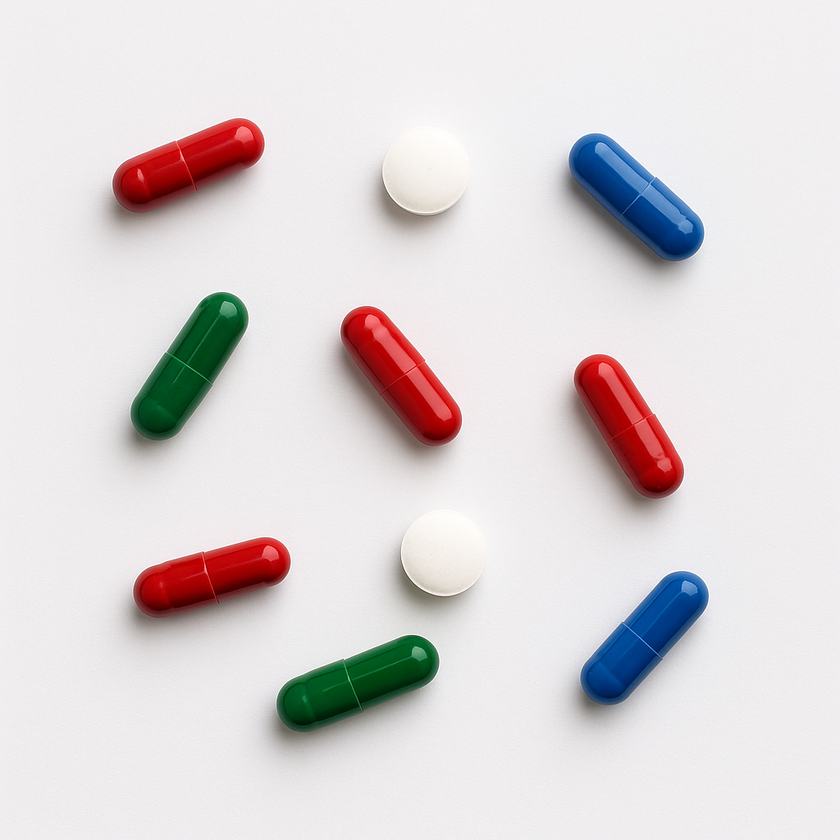
#> input picture imagenes/pildoras.png, 840 x 840 px, shrunk from 1024 x 1024 before the run, found by its file name
$ jupyter execute 23_umbralizacion.ipynb
#> lines starting #> are read from the running program, lines starting #| are printed output that depends on the picture; after the words box and inside, x2 and y2 are one past the last pixel; in counts of white or black regions, pixels touching at a corner belong together
# 23 · Umbralización

Este cuaderno muestra cómo convertir una imagen a binaria mediante:
- Umbral **Global**
- **Otsu**
- **Adaptativa**

## 1) Teoría breve

La umbralización binaria se define como:\n\[\ng(x,y) = \begin{cases}255,& f(x,y) > T \\ 0,& f(x,y) \le T\end{cases}\n\]\ndonde \(f\) es la intensidad en gris y \(T\) el umbral.\n\n- **Global**: un solo \(T\) para toda la imagen.\n- **Otsu**: elige \(T\) automáticamente maximizando varianza entre clases.\n- **Adaptativa**: calcula \(T\) localmente por vecindarios (iluminación no uniforme).

## 2) Cargar imagen

[cell 1]
import cv2, numpy as np, matplotlib.pyplot as plt
IMG_PATH = r"C:\\Users\\20808\\Documents\\Repositorios\\Vision_en_Robotica\\imagenes\\pildoras.png"
bgr = cv2.imread(IMG_PATH, cv2.IMREAD_COLOR)
#> bgr is the input picture: shape (840, 840, 3); mean B, G, R 216.2, 214.8, 220.5
if bgr is None:
    raise FileNotFoundError(f"No se pudo cargar la imagen en {IMG_PATH}")
gray = cv2.cvtColor(bgr, cv2.COLOR_BGR2GRAY)
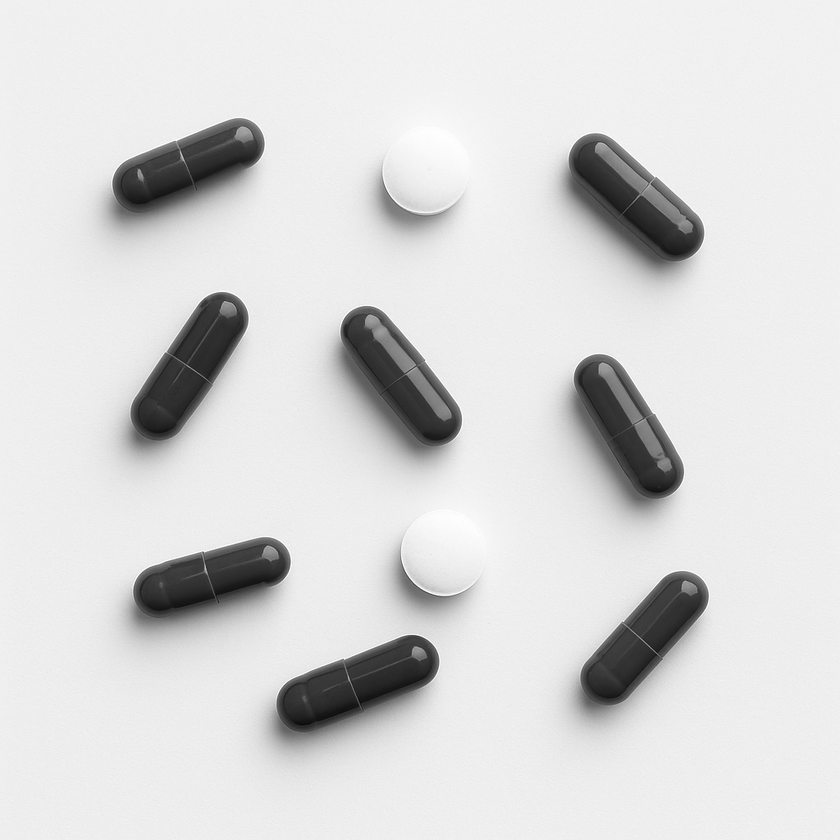
#> gray: shape (840, 840); min 10, max 255, mean 216.7
rgb  = cv2.cvtColor(bgr, cv2.COLOR_BGR2RGB)
plt.figure(figsize=(5,4)); plt.imshow(gray, cmap='gray'); plt.title('Escala de grises'); plt.axis('off'); plt.show()

## 3) Global, Otsu y Adaptativa (ejemplos)

[cell 2]
T = 127
_, th_bin = cv2.threshold(gray, T, 255, cv2.THRESH_BINARY)
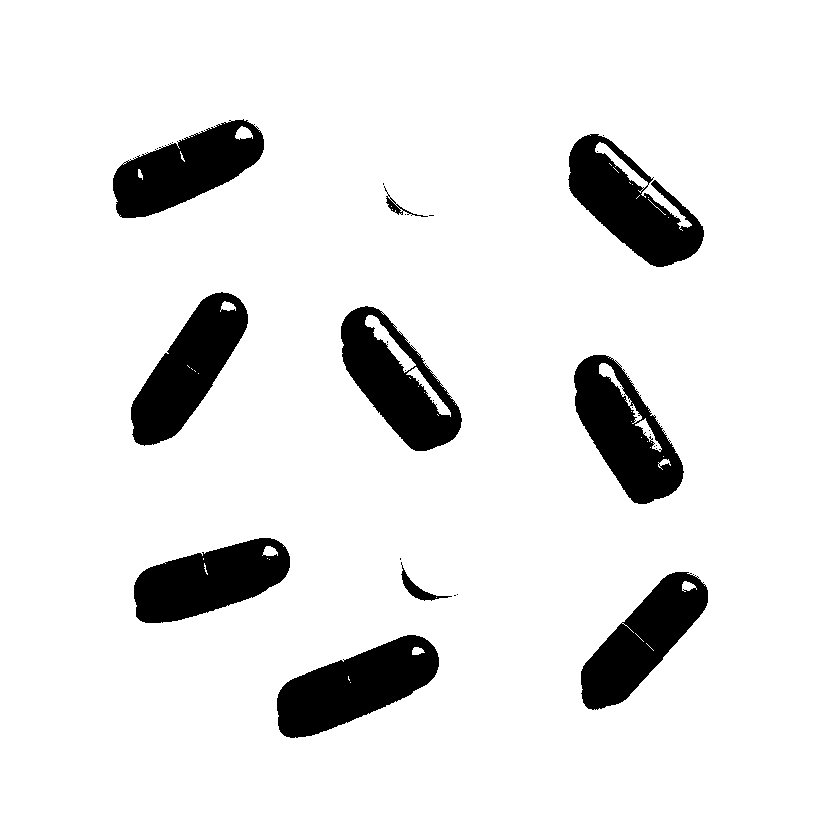
#> th_bin: shape (840, 840); 90.2% white; 30 black regions (20 under 20 px), largest, box (x1, y1, x2, y2) and area: (277, 635, 439, 738) 9324, (568, 134, 704, 267) 8743, (131, 292, 248, 446) 8698
_, th_inv = cv2.threshold(gray, T, 255, cv2.THRESH_BINARY_INV)
T_otsu, th_otsu = cv2.threshold(gray, 0, 255, cv2.THRESH_BINARY+cv2.THRESH_OTSU)
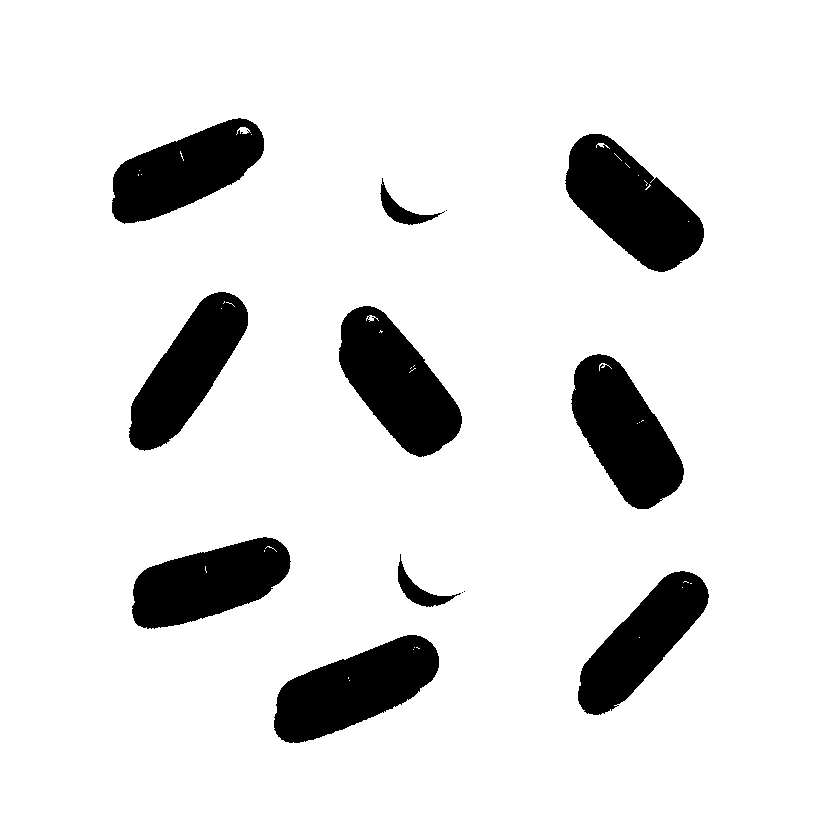
#> th_otsu: shape (840, 840); 88.7% white; 13 black regions (3 under 20 px), largest, box (x1, y1, x2, y2) and area: (565, 134, 704, 272) 10781, (339, 306, 462, 457) 10477, (274, 635, 439, 743) 10219
#> T_otsu = 155
blockSize, C = 21, 5
th_adapt_mean = cv2.adaptiveThreshold(gray, 255, cv2.ADAPTIVE_THRESH_MEAN_C, cv2.THRESH_BINARY, blockSize, C)
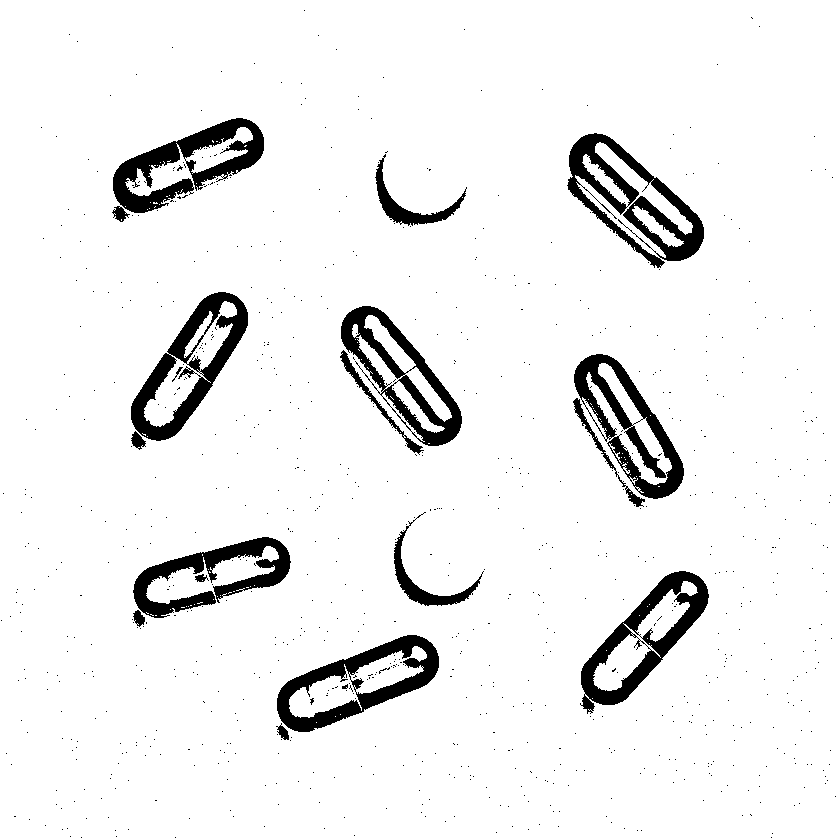
#> th_adapt_mean: shape (840, 840); 93.4% white; 878 black regions (859 under 20 px), largest, box (x1, y1, x2, y2) and area: (567, 133, 704, 268) 5887, (131, 292, 248, 441) 5338, (113, 118, 264, 213) 5306
th_adapt_gaus = cv2.adaptiveThreshold(gray, 255, cv2.ADAPTIVE_THRESH_GAUSSIAN_C, cv2.THRESH_BINARY, blockSize, C)
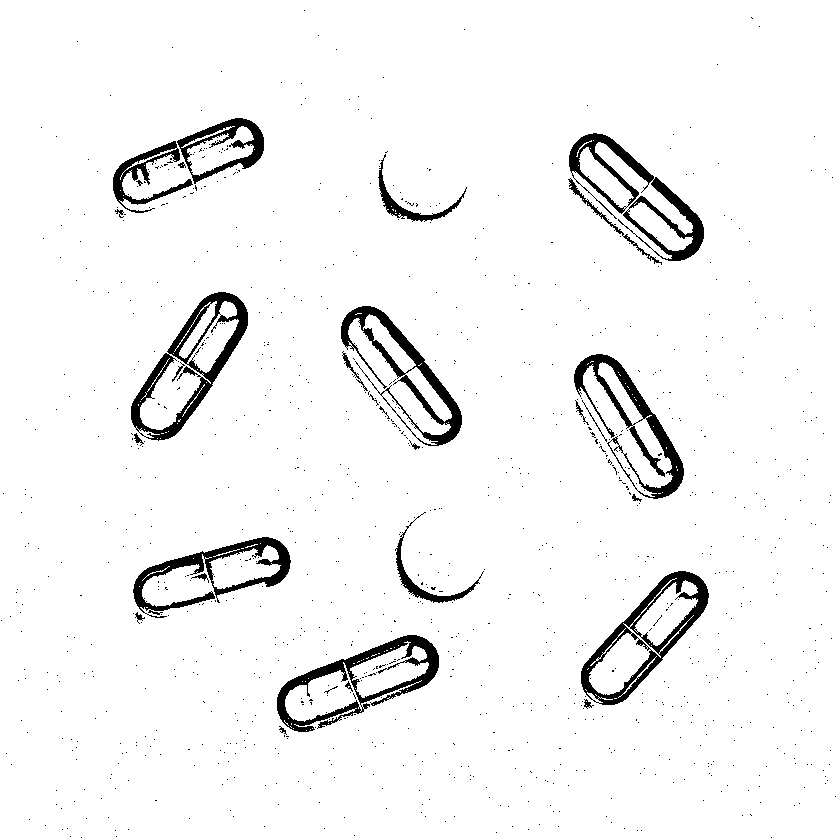
#> th_adapt_gaus: shape (840, 840); 95.4% white; 1039 black regions (1011 under 20 px), largest, box (x1, y1, x2, y2) and area: (131, 292, 248, 441) 3948, (277, 635, 439, 732) 3704, (569, 133, 704, 261) 3614
plt.figure(figsize=(12,8))
plt.subplot(2,3,1); plt.imshow(th_bin, cmap='gray'); plt.title(f'Global BIN (T={T})'); plt.axis('off')
plt.subplot(2,3,2); plt.imshow(th_inv, cmap='gray'); plt.title(f'Global INV (T={T})'); plt.axis('off')
plt.subplot(2,3,3); plt.imshow(th_otsu, cmap='gray'); plt.title(f'Otsu (T*={T_otsu:.2f})'); plt.axis('off')
plt.subplot(2,3,4); plt.imshow(th_adapt_mean, cmap='gray'); plt.title(f'Adapt MEAN (blk={blockSize}, C={C})'); plt.axis('off')
plt.subplot(2,3,5); plt.imshow(th_adapt_gaus, cmap='gray'); plt.title(f'Adapt GAUSS (blk={blockSize}, C={C})'); plt.axis('off')
plt.subplot(2,3,6); plt.imshow(rgb); plt.title('RGB'); plt.axis('off')
plt.tight_layout(); plt.show()

## 4) Interactivo: sliders

[cell 3]
import ipywidgets as widgets
from IPython.display import display, clear_output
w_T = widgets.IntSlider(value=127, min=0, max=255, step=1, description='T (global)')
w_type = widgets.Dropdown(options={'BINARY':cv2.THRESH_BINARY, 'BINARY_INV':cv2.THRESH_BINARY_INV}, value=cv2.THRESH_BINARY, description='Tipo')
w_blk = widgets.IntSlider(value=21, min=3, max=99, step=2, description='blockSize')
w_C = widgets.IntSlider(value=5, min=-20, max=20, step=1, description='C')
w_inv = widgets.Checkbox(value=False, description='Adaptativa inversa')
display(widgets.HBox([w_T, w_type])); display(widgets.HBox([w_blk, w_C, w_inv]))
out = widgets.Output(); display(out)
def refresh(*args):
    with out:
        clear_output(wait=True)
        _, th_global = cv2.threshold(gray, w_T.value, 255, int(w_type.value))
        T_otsu, th_otsu = cv2.threshold(gray, 0, 255, cv2.THRESH_BINARY+cv2.THRESH_OTSU)
        ttype = cv2.THRESH_BINARY_INV if w_inv.value else cv2.THRESH_BINARY
        th_m = cv2.adaptiveThreshold(gray, 255, cv2.ADAPTIVE_THRESH_MEAN_C, ttype, w_blk.value, w_C.value)
        th_g = cv2.adaptiveThreshold(gray, 255, cv2.ADAPTIVE_THRESH_GAUSSIAN_C, ttype, w_blk.value, w_C.value)
        plt.figure(figsize=(12,8))
        plt.subplot(2,3,1); plt.imshow(th_global, cmap='gray'); plt.title(f'Global (T={w_T.value})'); plt.axis('off')
        plt.subplot(2,3,2); plt.imshow(th_otsu, cmap='gray'); plt.title(f'Otsu (T*={T_otsu:.2f})'); plt.axis('off')
        plt.subplot(2,3,3); plt.imshow(gray, cmap='gray'); plt.title('Gris'); plt.axis('off')
        plt.subplot(2,3,4); plt.imshow(th_m, cmap='gray'); plt.title(f'Adapt MEAN (blk={w_blk.value}, C={w_C.value})'); plt.axis('off')
        plt.subplot(2,3,5); plt.imshow(th_g, cmap='gray'); plt.title(f'Adapt GAUSS (blk={w_blk.value}, C={w_C.value})'); plt.axis('off')
        plt.subplot(2,3,6); plt.imshow(rgb); plt.title('RGB'); plt.axis('off')
        plt.tight_layout(); plt.show()
for w in [w_T,w_type,w_blk,w_C,w_inv]: w.observe(refresh, names='value')
refresh()

$ run again, with imagenes/black_ball_reference.png copied over imagenes/pildoras.png
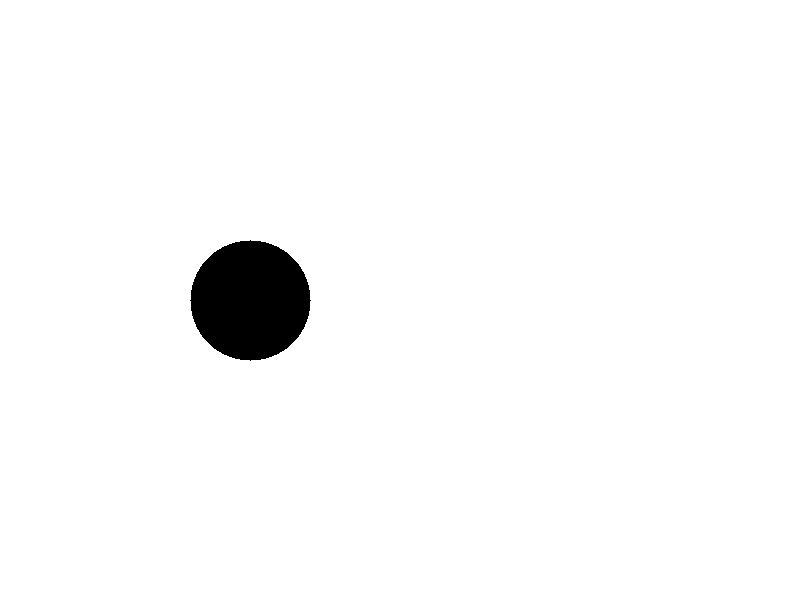
#> input picture imagenes/black_ball_reference.png, 800 x 600 px, found by its file name
#> bgr is the input picture: shape (600, 800, 3); 97.6% white; 1 black region, box (x1, y1, x2, y2) and area: (190, 240, 311, 361) 11289
#> `T_otsu, th_otsu = cv2.threshold(gray, 0, 255, cv2.THRESH_BINARY+cv2.TH..`: T_otsu = 0
#> `th_adapt_mean = cv2.adaptiveThreshold(gray, 255, cv2.ADAPTIVE_THRESH_M..`:
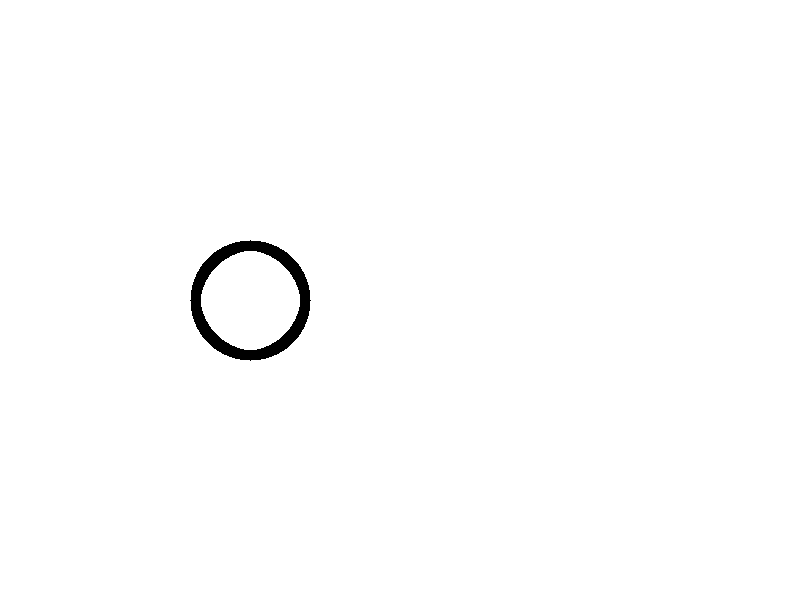
#> th_adapt_mean: shape (600, 800); 99.2% white; 1 black region, box (x1, y1, x2, y2) and area: (190, 240, 311, 361) 3856
#> `th_adapt_gaus = cv2.adaptiveThreshold(gray, 255, cv2.ADAPTIVE_THRESH_G..`:
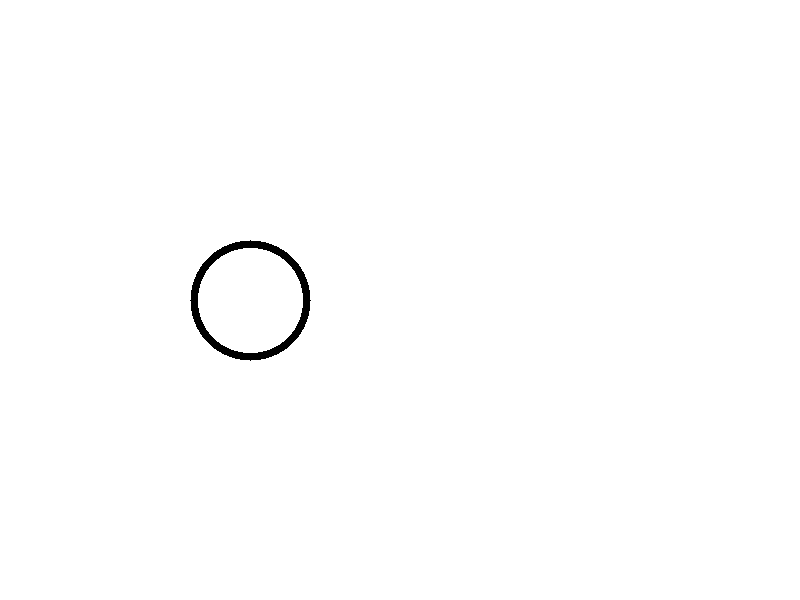
#> th_adapt_gaus: shape (600, 800); 99.5% white; 1 black region, box (x1, y1, x2, y2) and area: (190, 240, 311, 361) 2580
